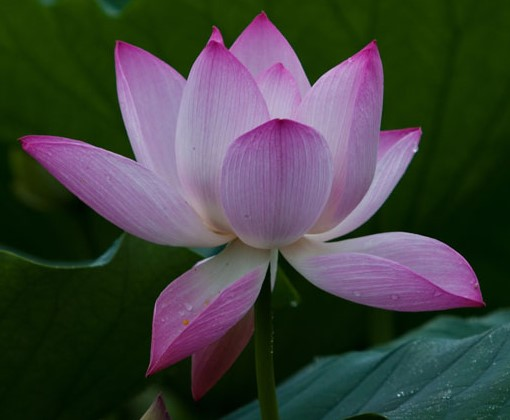
#> input picture Experiment/2026A/ImageProcessing/3/lotus.jpg, 510 x 420 px, found by its file name
$ python 3.py
#> lines starting #> are read from the running program, lines starting #| are printed output that depends on the picture
import cv2
import numpy as np
import matplotlib.pyplot as plt

# --- 常量定义 ---
# 请将此处修改为你实际使用的图片文件名
IMAGE_PATH = r"D:\CSLearning\Experiment\2026A\ImageProcessing\3\lotus.jpg"

def add_gaussian_noise(img, mean=0, sigma=25):
    """
    为图像添加高斯噪声
    :param img: 输入图像
    :param mean: 均值
    :param sigma: 标准差
    :return: 噪声图像 (uint8类型)
    """
    gauss = np.random.normal(mean, sigma, img.shape)
    noisy = img + gauss
    # 将像素值截断在 0-255 之间并转为 uint8
    noisy = np.clip(noisy, 0, 255).astype(np.uint8)
    return noisy

def add_salt_pepper_noise(img, s_vs_p=0.5, amount=0.05):
    """
    为图像添加椒盐噪声（脉冲噪声）
    :param img: 输入图像
    :param s_vs_p: 盐与椒的比例
    :param amount: 噪声密度
    :return: 噪声图像
    """
    out = np.copy(img)
    num_salt = np.ceil(amount * img.size * s_vs_p)
    coords = [np.random.randint(0, i - 1, int(num_salt)) for i in img.shape]
    out[coords[0], coords[1]] = 255 # 盐噪声 (白点)

    num_pepper = np.ceil(amount * img.size * (1. - s_vs_p))
    coords = [np.random.randint(0, i - 1, int(num_pepper)) for i in img.shape]
    out[coords[0], coords[1]] = 0   # 椒噪声 (黑点)
    return out

def avg_filter(img, ksize=3):
    """
    自行实现均值滤波器
    :param img: 输入灰度图像
    :param ksize: 卷积核大小 (如 3x3)
    :return: 滤波后的图像
    """
    h, w = img.shape
    # 创建填充后的图像 (padding)，这里使用零填充或复制边缘
    pad = ksize // 2
    img_padded = cv2.copyMakeBorder(img, pad, pad, pad, pad, cv2.BORDER_REPLICATE)

    result = np.zeros_like(img)

    # 遍历每一个像素
    for i in range(h):
        for j in range(w):
            # 提取 ksize x ksize 的邻域窗口
            region = img_padded[i:i+ksize, j:j+ksize]
            # 计算该窗口内像素的平均值
            mean_val = np.mean(region)
            result[i, j] = mean_val

    return result.astype(np.uint8)

def mid_filter(img, ksize=3):
    """
    自行实现中值滤波器
    :param img: 输入灰度图像
    :param ksize: 卷积核大小 (如 3x3)
    :return: 滤波后的图像
    """
    h, w = img.shape
    pad = ksize // 2
    img_padded = cv2.copyMakeBorder(img, pad, pad, pad, pad, cv2.BORDER_REPLICATE)

    result = np.zeros_like(img)

    # 遍历每一个像素
    for i in range(h):
        for j in range(w):
            # 提取邻域窗口
            region = img_padded[i:i+ksize, j:j+ksize]
            # 将窗口内的像素展平并排序，取中值
            median_val = np.median(region)
            result[i, j] = median_val

    return result.astype(np.uint8)

def laplacian_sharpen(img):
    """
    使用拉普拉斯算子实现锐化滤波
    :param img: 输入灰度图像
    :return: 锐化后的图像
    """
    # 拉普拉斯核
    kernel = np.array([[0, -1, 0],
                       [-1, 4, -1],
                       [0, -1, 0]])

    # 使用 filter2D 进行卷积操作
    laplacian = cv2.filter2D(img, -1, kernel)

    # 锐化 = 原图 + 拉普拉斯结果 (增强边缘)
    sharpened = cv2.add(img, laplacian)
    return sharpened

def main():
    # 1. 读取图像
    # 以灰度模式读取，方便处理
    img = cv2.imread(IMAGE_PATH, cv2.IMREAD_GRAYSCALE)
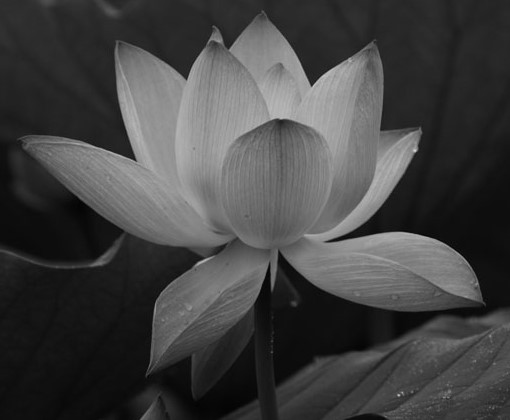
#> img: shape (420, 510); min 1, max 210, mean 66

    if img is None:
        print(f"错误：无法找到图片 {IMAGE_PATH}，请检查路径。")
        return

    # 2. 添加噪声
    # 这里演示添加高斯噪声，你也可以调用 add_salt_pepper_noise 测试脉冲噪声
    img_gaussian = add_gaussian_noise(img)
#> in add_gaussian_noise, `noisy = img + gauss`:
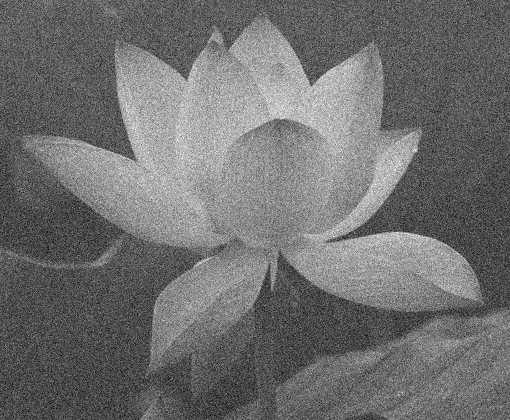
#> noisy: shape (420, 510) float64; min -85.42, max 261.3, mean 66.1; drawn with min black and max white
#> in add_gaussian_noise, `noisy = np.clip(noisy, 0, 255).astype(np.uint8)`:
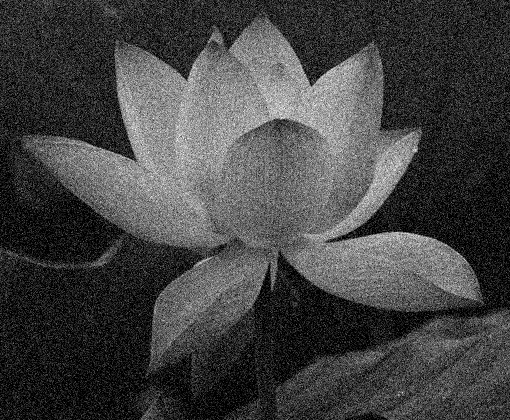
#> noisy: shape (420, 510); min 0, max 255, mean 66.8
    # img_salt_pepper = add_salt_pepper_noise(img) # 如需测试椒盐噪声取消注释

    # 3. 应用滤波器
    # 使用自定义的均值滤波和中值滤波
    img_avg = avg_filter(img_gaussian, ksize=3)
#> in avg_filter, `img_padded = cv2.copyMakeBorder(img, pad, pad, pad, pad, cv2.BORDER_RE..`:
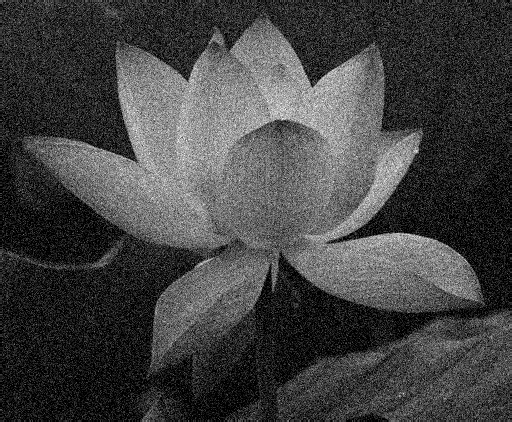
#> img_padded: shape (422, 512); min 0, max 255, mean 66.6
    img_mid = mid_filter(img_gaussian, ksize=3)

    # 锐化滤波通常作用于原图或去噪后的图
    img_sharp = laplacian_sharpen(img)
#> in laplacian_sharpen, `laplacian = cv2.filter2D(img, -1, kernel)`:
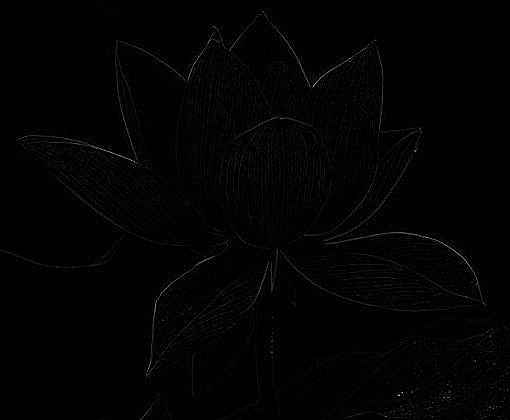
#> laplacian: shape (420, 510); min 0, max 204, mean 2.5

    # 4. 显示结果
    titles = ['Original Image', 'Gaussian Noise', 'Avg Filter (3x3)', 'Median Filter (3x3)', 'Laplacian Sharpen']
    images = [img, img_gaussian, img_avg, img_mid, img_sharp]

    plt.figure(figsize=(12, 8))
    for i in range(5):
        plt.subplot(2, 3, i+1)
        plt.imshow(images[i], cmap='gray')
        plt.title(titles[i])
        plt.xticks([]), plt.yticks([])

    plt.tight_layout()
    plt.show()

if __name__ == "__main__":
    main()
